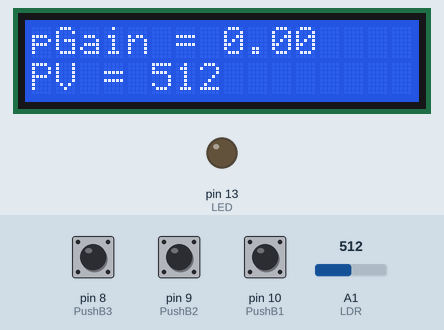
Recording of a sketch running on a simulated Arduino Uno, built with avr-gcc and run on an emulated ATmega328P. On the bench: 16×2 character LCD, output pins drawn as LEDs (lit = HIGH). The inputs (shaded band) are chosen by the test bench; at power-on: pin 8 (PushB3) HIGH, pin 9 (PushB2) HIGH, A1 (LDR) = 512, pin 10 (PushB1) HIGH. What the sketch prints to the serial monitor is not drawn.

Above: at 1.2 s.
1.3 s: pin 8 (PushB3) pulled LOW for 0.15 s
At 2.2 s:
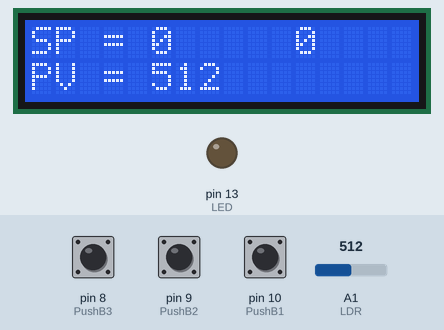
2.9 s: pin 8 (PushB3) pulled LOW for 1 s
At 3.5 s:
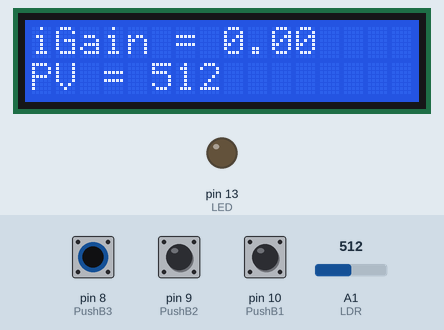
5.4 s: pin 9 (PushB2) pulled LOW for 0.15 s
At 6.6 s:
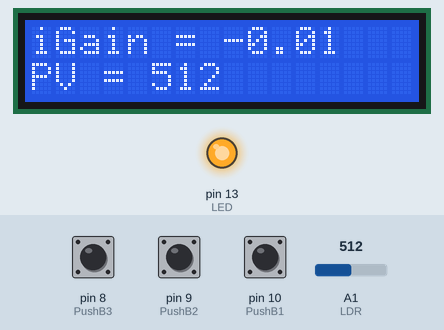
8.5 s: A1 (LDR) set to 716
At 9.8 s:
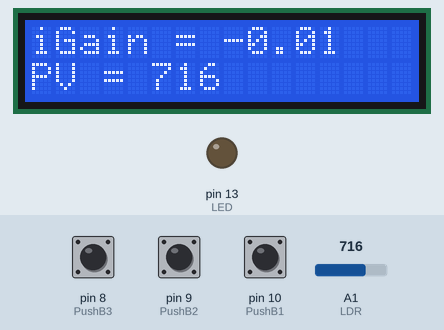
11.5 s: pin 10 (PushB1) pulled LOW for 0.15 s
At 12.7 s:
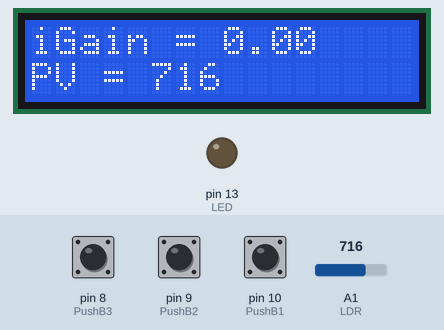
13.1 s: pin 10 (PushB1) pulled LOW for 1 s
At 13.6 s:
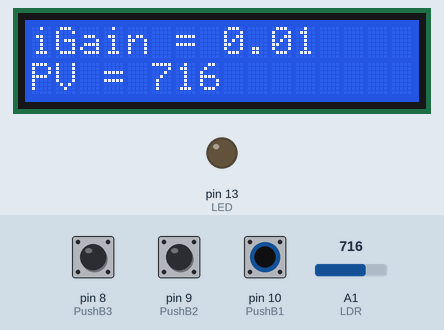
Timing chart, 0 to 18.1 s (numbered marks = the images above; inputs shaded):
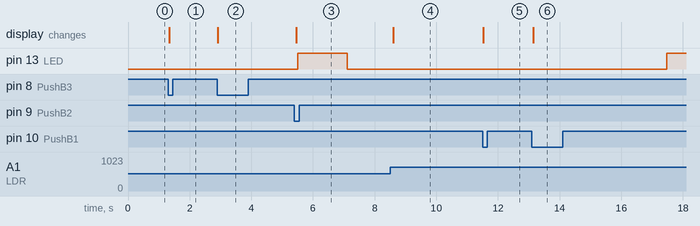

The sketch:

PIgain.ino
```cpp
// include the library code:
#include <LiquidCrystal.h>

// initialize the library with the numbers of the interface pins
LiquidCrystal lcd(12, 11, 5, 4, 3, 2);

/*INPUT/Button settings*/
const int PushB1 = 10; //pin for the first pb
const int PushB2 = 9;  //pin for the second pb
const int PushB3 = 8;  //pin for the third pb

int LastState1; //state for the first pb
int LastState2; //state for the second pb
int LastState3; //state for the third pb

int CurrentState1;  //state for the first pb
int CurrentState2;  //state for the second pb
int CurrentState3;  //state for the third pb

int LED = 13; //pin for the actuator (LED)
int LDR = A1; //pin for the sensor(LDR)

/*Variable settings*/
int PV = 0; //variable for the pv
int CO; //Control Output Control variable
int SetP = 0; //variable for the setpoint
int Error = 0; //variab;e for the setpoint
float pGain = 0.0; //variable for the pgain
float iGain = 0.0; //variable for the igain
int Iaction; // variable for the iaction
int ScreenNumber; //variabe for the screennumber
int unsigned long previousMillis = 0;
const long interval = 100;
unsigned long currentMillis;

void setup() {
  // put your setup code here, to run once:

Serial.begin(9600); //baud rate of 9600
lcd.begin(16,2); //format of the LCD
pinMode(PushB1, INPUT_PULLUP); //identifying PushB1 as an input
pinMode(PushB2, INPUT_PULLUP); //identifying PushB2 as an input
pinMode(PushB3, INPUT_PULLUP); //identifying PushB3 as an input
pinMode(LED, OUTPUT); //identifying LED as an output
}

void loop() {
  // put your main code here, to run repeatedly:

PV = analogRead(LDR); //pv is an analog read
currentMillis = millis();


if (currentMillis - previousMillis >= interval) {

  previousMillis = currentMillis;
  Error = SetP - PV; //equation for the error
  Iaction = (Iaction + Error);  //equation for the iaction
  CO = (pGain * Error)+(iGain*Iaction); //equation for the co


if (CO >= 255)
{CO = 255;}

if (CO < 0){
CO = 0;
}


analogWrite(LED, CO); //CO is an analog write value


  }


//print the values and variables down below on tghe serial monitor
Serial.print("SP: ");
Serial.print(SetP);
Serial.print("\t");
Serial.print("PV: ");
Serial.print(PV);
Serial.print("\t");
Serial.print("SSE: " );
Serial.print( Error );
Serial.print("pGain");
Serial.print( pGain);
Serial.print("\t");
Serial.print("iGain");
Serial.print( iGain);
Serial.print("\t");
Serial.print("CO = ");
Serial.print( CO );
Serial.print("\t");
Serial.println();

/*PUSH BUTTON UP SETTINGS*/

LastState1 = CurrentState1;
CurrentState1 = digitalRead(PushB1);
 if (LastState1 == 1 && CurrentState1 == 0){
   if(ScreenNumber == 2){
    iGain = iGain + 0.01;
   }
   if(ScreenNumber == 1){
    SetP = SetP + 50;
   }
   if(ScreenNumber == 0){
    pGain = pGain + 0.01;
   }
 }//increase the sp by 50, the igain by 0.1 and the pgain by 0.1 if the screennumber is 1 and the pb1 is high

/*PUSH BUTTON DOWN SETTINGS*/

LastState2 = CurrentState2;
CurrentState2 = digitalRead(PushB2);
 if (LastState2 == 1 && CurrentState2 == 0){
   if(ScreenNumber == 2){
    iGain = iGain - 0.01;
   }
   if(ScreenNumber == 1){
    SetP = SetP - 50;
   }
   if(ScreenNumber == 0){
    pGain = pGain - 0.01;
   }//decrease the sp by 50, the igain by 0.1 and the pgain by 0.1 if the screennumber is 1 and the pb1 is high
 }

/*PUSH BUTTON CHANGE PAGE SETTINGS*/

LastState3 = CurrentState3;
CurrentState3 = digitalRead(PushB3);
 if (LastState3 == 1 && CurrentState3 == 0){
  ScreenNumber = ScreenNumber + 1;
  if(ScreenNumber > 2){
    ScreenNumber = 0;//if the current state of the pb3 is 1 change LCD screen
  }
 }

//print the values and variables down below
  switch(ScreenNumber){
    case 0:
  lcd.setCursor(0, 1);
  lcd.print("PV = ");
  lcd.print(PV);
  lcd.print(" ");
  lcd.setCursor(0, 0);
  lcd.print("pGain = ");
  lcd.print(pGain);
  lcd.print(" ");
    break;
    case 1:
     lcd.setCursor(0, 1);
  lcd.print("PV = ");
  lcd.print(PV);
  lcd.print(" ");
  lcd.setCursor(0, 0);
  lcd.print("SP = ");
  lcd.print(SetP);
  lcd.print("     ");
     break;
     case 2:
      lcd.setCursor(0, 1);
  lcd.print("PV = ");
  lcd.print(PV);
  lcd.print(" ");
  lcd.setCursor(0, 0);
  lcd.print("iGain = ");
  lcd.print(iGain);
  lcd.print("     ");
  default:
  break;
  }
}
```

Measured:
- after the input at 1.3 s, the display: changes at once (image 1)
- after the input at 2.9 s, the display: changes at once (image 2)
- after the input at 5.4 s, pin 13 (LED): LOW → HIGH after 0.11 s, → LOW 1.6 s later; the display: changes after 0.06 s (image 3)
- after the input at 8.5 s, the display: changes after 0.10 s (image 4)
- after the input at 11.5 s, the display: changes at once (image 5)
- after the input at 13.1 s, pin 13 (LED): LOW → HIGH after 4.4 s; the display: changes at once (image 6)
